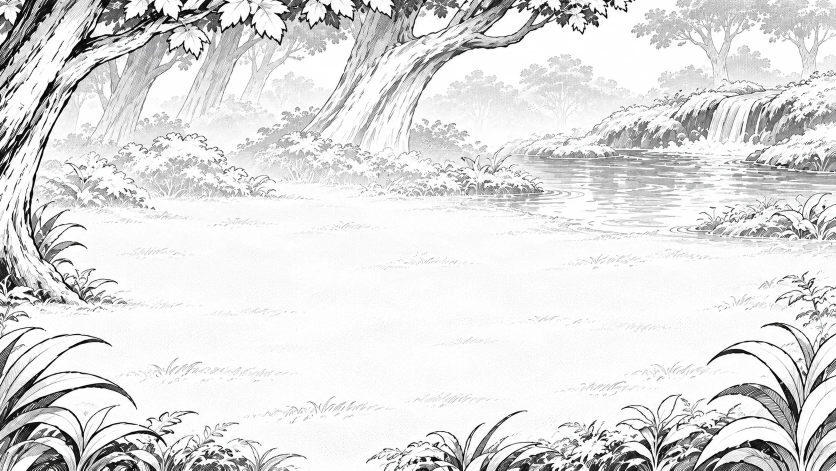
#> input picture prototype/bw-method/img/bg-bw.webp, 1672 x 941 px, given in place of bg-bw.png, which was not available (shown at 1/2 size)
$ python prep_assets.py
#> lines starting #> are read from the running program, lines starting #| are printed output that depends on the picture; after the words box and inside, x2 and y2 are one past the last pixel; in counts of white or black regions, pixels touching at a corner belong together
"""Xuất ảnh cho trang Phương pháp đen trắng: nền (WebP q82) + bàn, đĩa, cành (kèm đèn) + 9 khối đá cắt nền trắng.
Nguồn: img/src/{bg-bw,parts-bw,table-bw,cubes-bw}.png. Chạy: python prep_assets.py"""
import os
import numpy as np
from PIL import Image
from scipy import ndimage as ndi

HERE = os.path.dirname(os.path.abspath(__file__))
IMG = os.path.normpath(os.path.join(HERE, "..", "img"))
SRC = os.path.join(IMG, "src")
WHITE = 246


def cut_rgba(rgb, fill=True):
    """Cắt nền trắng nối với mép; trả về ảnh RGBA đã cắt sát."""
    rgb = np.asarray(rgb).astype(np.float32)
    near_white = rgb.min(axis=2) >= WHITE
    lab, _ = ndi.label(near_white)
    edge = np.unique(np.concatenate([lab[0], lab[-1], lab[:, 0], lab[:, -1]]))
    outside = np.isin(lab, edge[edge > 0])
    fg = ndi.binary_erosion(~outside, iterations=1)
    fg = ndi.binary_opening(fg, iterations=1)
    # chỉ giữ thành phần lớn nhất (bỏ bụi)
    lab2, n = ndi.label(ndi.binary_dilation(fg, iterations=6))
    if n > 1:
        sizes = ndi.sum(fg, lab2, range(1, n + 1))
        fg = fg & (lab2 == (1 + int(np.argmax(sizes))))
    if fill:
        fg = ndi.binary_fill_holes(fg)
    alpha = np.clip(ndi.gaussian_filter(fg.astype(np.float32), 0.8) * 1.15 - 0.05, 0, 1)
    ys, xs = np.nonzero(alpha > 0.02)
    y0, y1, x0, x1 = ys.min(), ys.max() + 1, xs.min(), xs.max() + 1
    out = np.dstack([rgb, alpha * 255]).astype(np.uint8)[y0:y1, x0:x1]
    return Image.fromarray(out, "RGBA")


def save(im, name, width=None, q=88):
    if width:
        im = im.resize((width, round(im.height * width / im.width)), Image.LANCZOS)
    im.save(os.path.join(IMG, name + ".webp"), "WEBP", quality=q, method=6, alpha_quality=95)
    print(name, im.size)


# nền
Image.open(os.path.join(SRC, "bg-bw.png")).convert("RGB").resize((1672, 941), Image.LANCZOS).save(
    os.path.join(IMG, "bg-bw.webp"), "WEBP", quality=82, method=6)

# bảng chi tiết: cành (kèm đèn treo), đĩa (và bàn nếu chưa có table-bw)
parts = Image.open(os.path.join(SRC, "parts-bw.png")).convert("RGB")
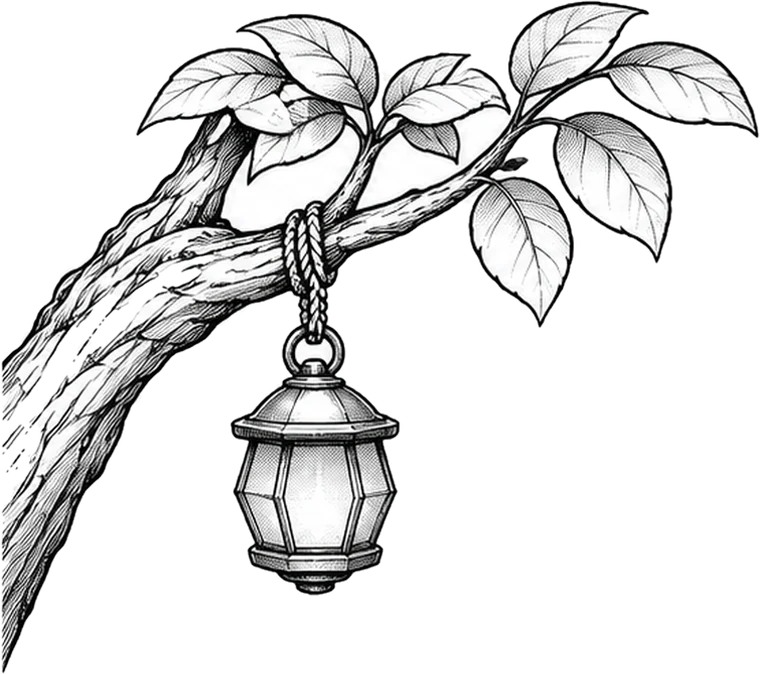
#> input picture prototype/bw-method/img/branch.webp, 760 x 674 px, given in place of parts-bw.png, which was not available
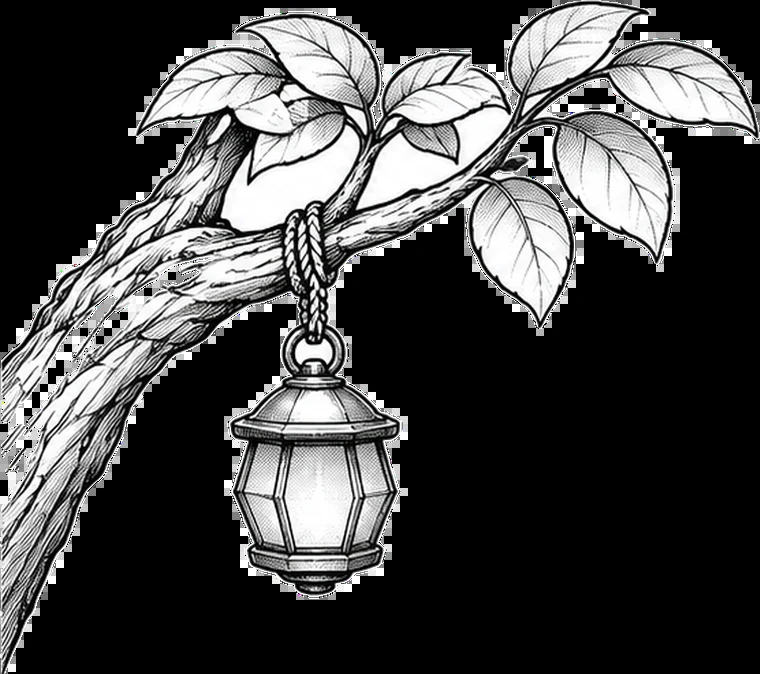
#> parts: PIL image 760x674 RGB; mean R, G, B 71.5, 71.6, 71.6
pw, ph = parts.size
#> pw = 760; ph = 674
save(cut_rgba(parts.crop((0, 0, 900, 880))), "branch", width=760)
#> in cut_rgba, `near_white = rgb.min(axis=2) >= WHITE`:
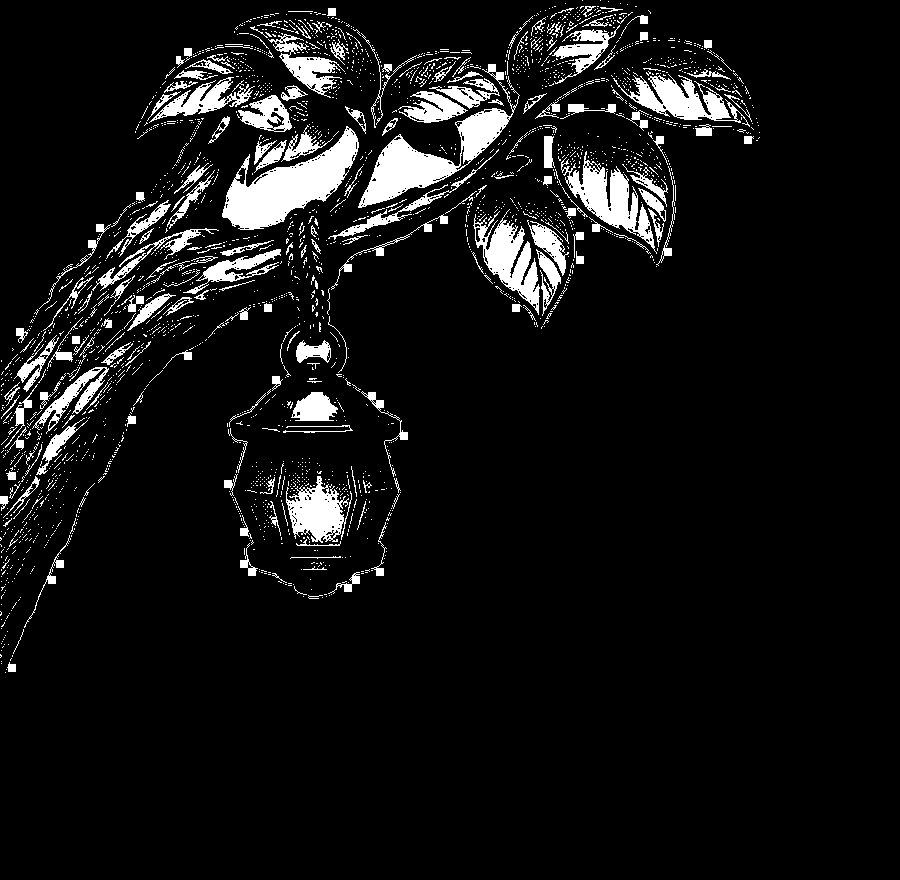
#> near_white: shape (880, 900) bool; 7.7% white; 2489 white regions (2282 under 20 px), largest, box (x1, y1, x2, y2) and area: (222, 126, 359, 230) 6064, (358, 64, 520, 208) 5261, (561, 151, 657, 254) 3122
#> in cut_rgba, `lab, _ = ndi.label(near_white)`:
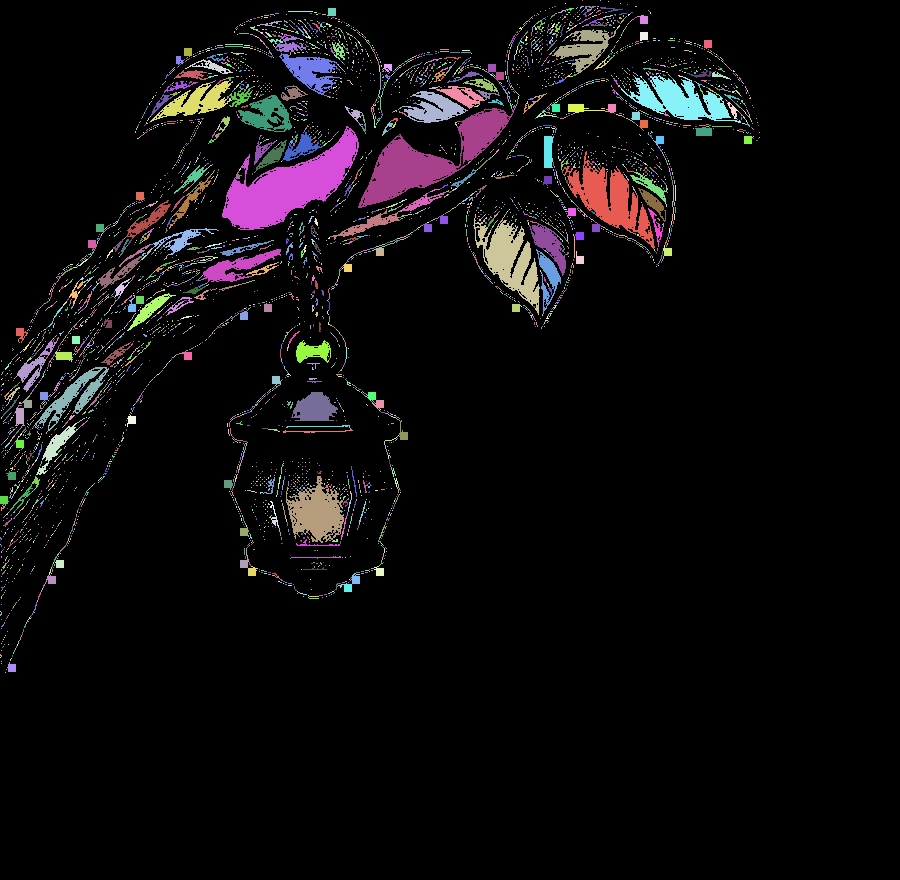
#> lab: shape (880, 900) int32; 6330 distinct labels, from 0 to 6329; one colour per label, 0 black
#> in cut_rgba, `edge = np.unique(np.concatenate([lab[0], lab[-1], lab[:, 0], lab[:, -1..`: edge = [0, 1, 2, 5702, 5996, 6020, 6051, 6277, 6279, 6320, 6322]
#> in cut_rgba, `outside = np.isin(lab, edge[edge > 0])`:
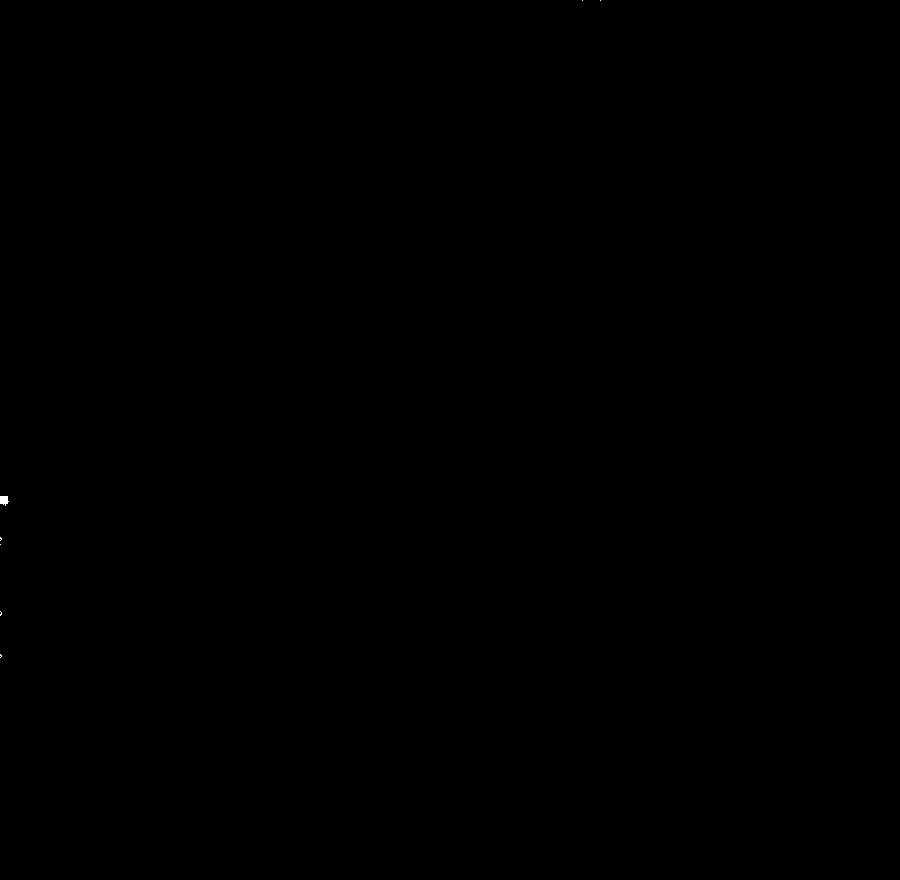
#> outside: shape (880, 900) bool; 0.01% white; 7 white regions (6 under 20 px), largest, box (x1, y1, x2, y2) and area: (0, 496, 9, 506) 68
#> in cut_rgba, `fg = ndi.binary_erosion(~outside, iterations=1)`:
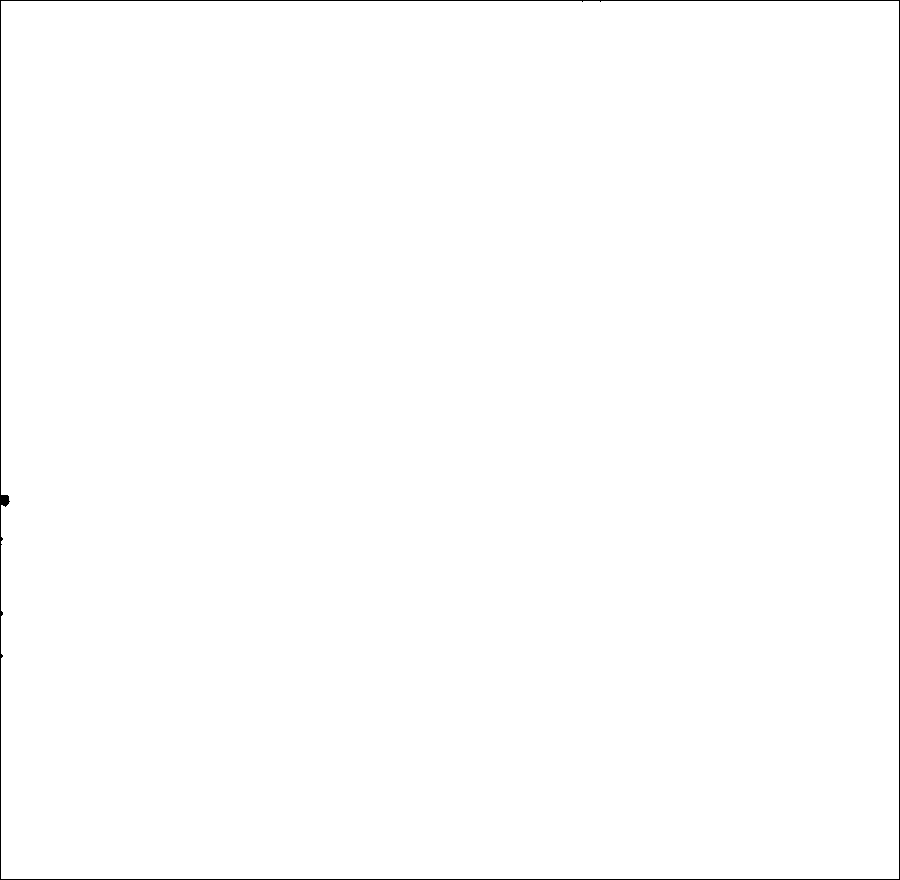
#> fg: shape (880, 900) bool; 99.5% white; black in thin lines or dots
#> in cut_rgba, `fg = ndi.binary_opening(fg, iterations=1)`: fg: shape (880, 900) bool; 99.5% white; black in thin lines or dots
#> in cut_rgba, `lab2, n = ndi.label(ndi.binary_dilation(fg, iterations=6))`: lab2: shape (880, 900) int32; values 0 (black) and 1 (white), 100% white; black in thin lines or dots, all inside (x1, y1, x2, y2) = (0, 499, 1, 501)
#> in cut_rgba, `lab2, n = ndi.label(ndi.binary_dilation(fg, iterations=6))`: n = 1
#> in cut_rgba, `y0, y1, x0, x1 = ys.min(), ys.max() + 1, xs.min(), xs.max() + 1`: y0 = 0; y1 = 880; x0 = 0; x1 = 900
#> in save, `im = im.resize((width, round(im.height * width / im.width)), Image.LAN..`:
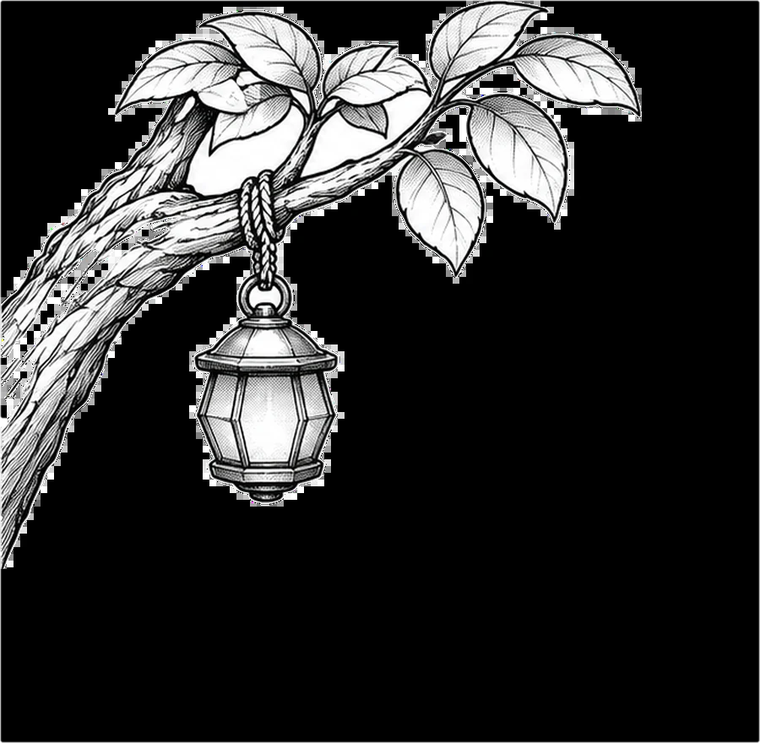
#> im: PIL image 760x743 RGBA; mean R, G, B, A 46.3, 46.3, 46.3, 253.9; transparent parts drawn white
#| branch (760, 743)
#> (the run stopped early here; a loop or call above may not have finished)
